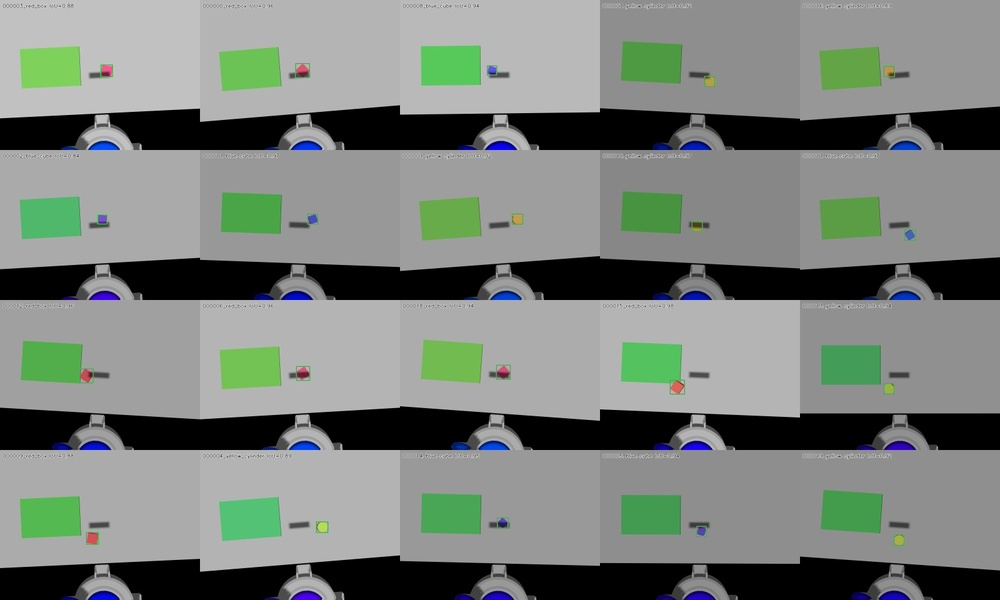
#> input picture reports/faz4_dataset_bug/bbox_gate_20.jpg, 1000 x 600 px, shrunk from 1600 x 960 before the run
$ python domain_randomization.py ../../../reports/faz4_dataset_bug/bbox_gate_20.jpg out.png
#> lines starting #> are read from the running program, lines starting #| are printed output that depends on the picture
### src/arm_perception/arm_perception/domain_randomization.py
"""Image-space domain randomization helpers for synthetic Gazebo captures."""

from __future__ import annotations

from dataclasses import dataclass
import cv2
import numpy as np


@dataclass(frozen=True)
class Augmentation:
    brightness: float
    hue_shift: int
    camera_roll_deg: float


def sample_augmentation(rng: np.random.Generator) -> Augmentation:
    return Augmentation(float(rng.uniform(0.8, 1.2)), int(rng.integers(-10, 11)), float(rng.uniform(-5.0, 5.0)))


def augment_image_and_bbox(image: np.ndarray, bbox, augmentation: Augmentation):
    hsv = cv2.cvtColor(image, cv2.COLOR_BGR2HSV).astype(np.float32)
    hsv[:, :, 0] = (hsv[:, :, 0] + augmentation.hue_shift) % 180
    hsv[:, :, 2] = np.clip(hsv[:, :, 2] * augmentation.brightness, 0, 255)
    adjusted = cv2.cvtColor(hsv.astype(np.uint8), cv2.COLOR_HSV2BGR)
    height, width = adjusted.shape[:2]
    matrix = cv2.getRotationMatrix2D((width / 2.0, height / 2.0), augmentation.camera_roll_deg, 1.0)
    rotated = cv2.warpAffine(adjusted, matrix, (width, height), flags=cv2.INTER_LINEAR, borderMode=cv2.BORDER_REFLECT)
    x1, y1, x2, y2 = bbox
    corners = np.array([[x1, y1, 1], [x2, y1, 1], [x2, y2, 1], [x1, y2, 1]], dtype=np.float32)
    transformed = corners @ matrix.T
    out = [float(np.clip(transformed[:, 0].min(), 0, width - 1)), float(np.clip(transformed[:, 1].min(), 0, height - 1)), float(np.clip(transformed[:, 0].max(), 0, width - 1)), float(np.clip(transformed[:, 1].max(), 0, height - 1))]
    return rotated, out


def yolo_label(class_id: int, bbox, width: int, height: int) -> str:
    x1, y1, x2, y2 = bbox
    return f"{class_id} {((x1 + x2) / 2.0) / width:.6f} {((y1 + y2) / 2.0) / height:.6f} {(x2 - x1) / width:.6f} {(y2 - y1) / height:.6f}"

### src/arm_perception/scripts/domain_randomization.py
#!/usr/bin/env python3
"""Create one deterministic domain-randomization preview image."""
import argparse
from pathlib import Path

import cv2
import numpy as np

from arm_perception.domain_randomization import augment_image_and_bbox, sample_augmentation

parser = argparse.ArgumentParser()
parser.add_argument("input", type=Path)
parser.add_argument("output", type=Path)
parser.add_argument("--seed", type=int, default=42)
args = parser.parse_args()
image = cv2.imread(str(args.input))
#> image is the input picture: shape (600, 1000, 3); mean B, G, R 122.3, 128.4, 121.5
if image is None:
    raise SystemExit(f"Unable to read {args.input}")
height, width = image.shape[:2]
#> height = 600; width = 1000
augmentation = sample_augmentation(np.random.default_rng(args.seed))
preview, _ = augment_image_and_bbox(image, (0, 0, width - 1, height - 1), augmentation)
#> in augment_image_and_bbox, `hsv = cv2.cvtColor(image, cv2.COLOR_BGR2HSV).astype(np.float32)`:
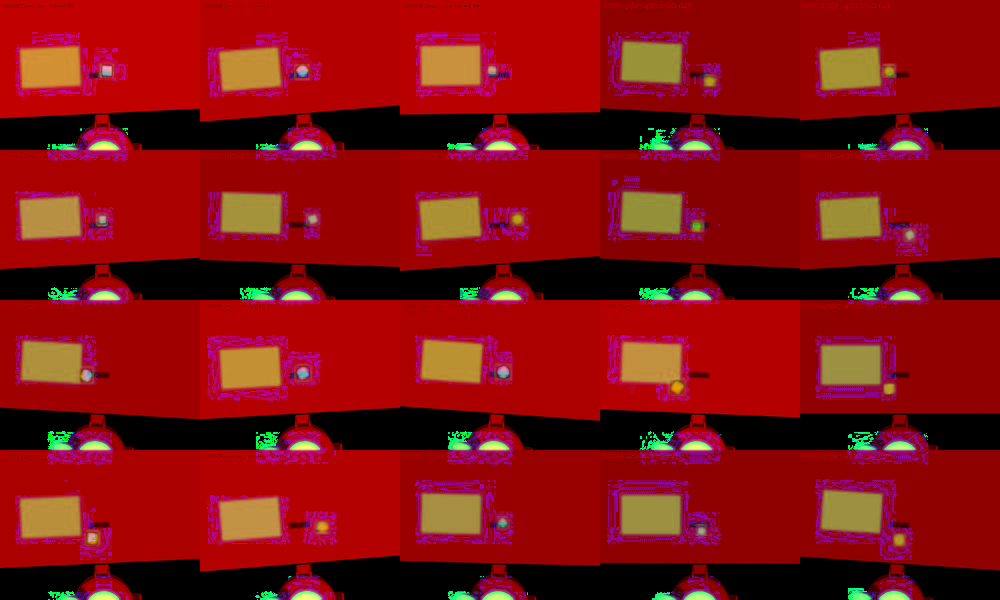
#> hsv: shape (600, 1000, 3) float32; mean B, G, R 15.4, 16.1, 129.9
#> in augment_image_and_bbox, `hsv[:, :, 2] = np.clip(hsv[:, :, 2] * augmentation.brightness, 0, 255)`:
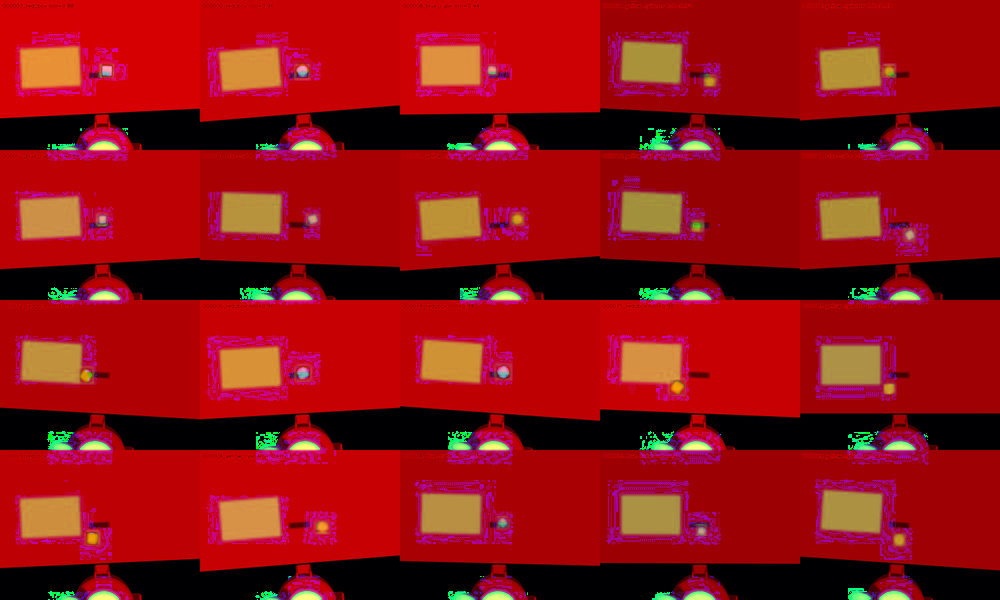
#> hsv: shape (600, 1000, 3) float32; mean B, G, R 18.4, 16.1, 144.3
#> in augment_image_and_bbox, `adjusted = cv2.cvtColor(hsv.astype(np.uint8), cv2.COLOR_HSV2BGR)`:
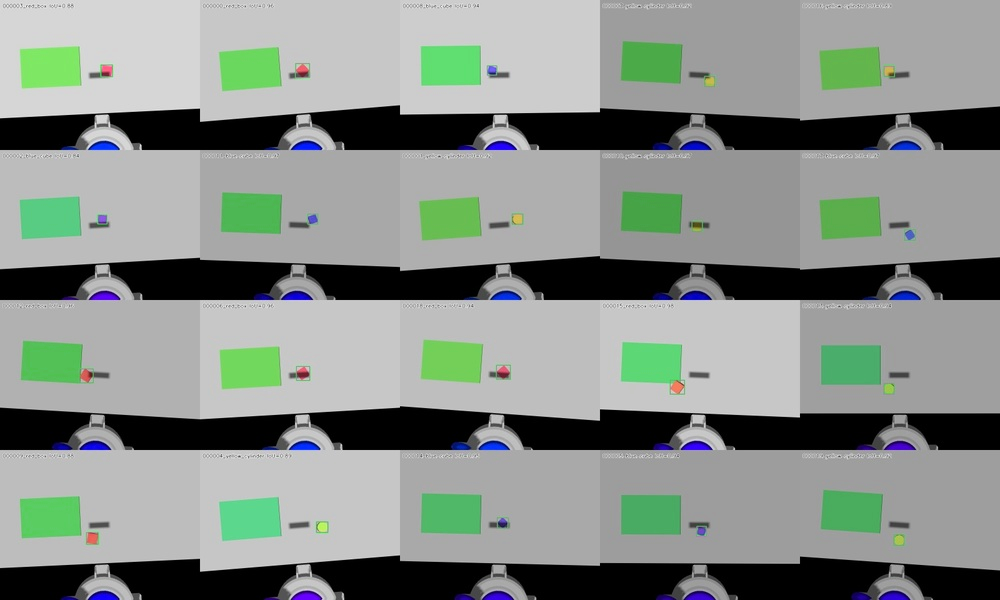
#> adjusted: shape (600, 1000, 3); mean B, G, R 135.5, 141.8, 133.9
#> in augment_image_and_bbox, `rotated = cv2.warpAffine(adjusted, matrix, (width, height), flags=cv2...`:
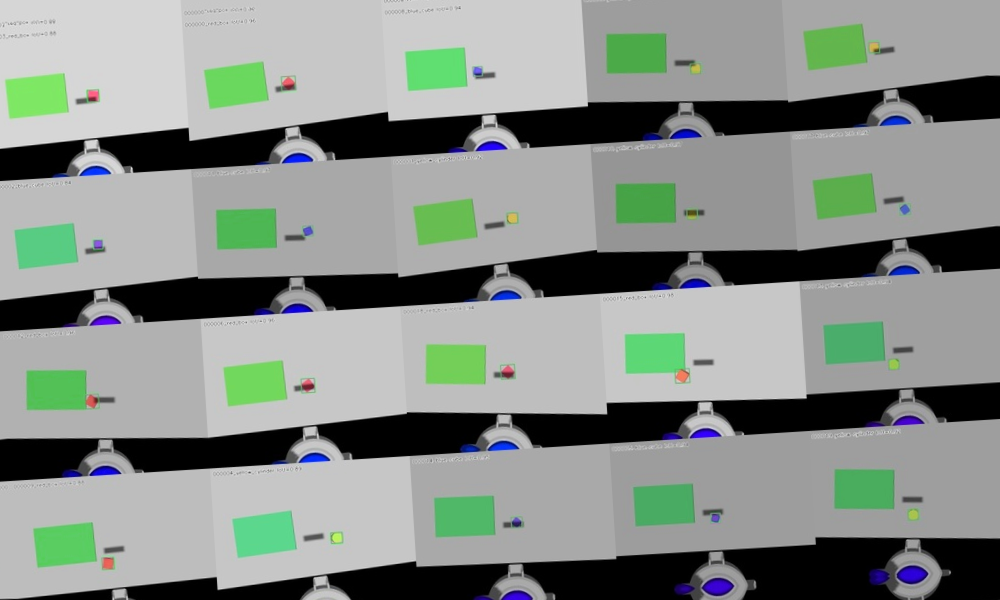
#> rotated: shape (600, 1000, 3); mean B, G, R 136, 142.3, 134.3
args.output.parent.mkdir(parents=True, exist_ok=True)
cv2.imwrite(str(args.output), preview)
print(augmentation)
